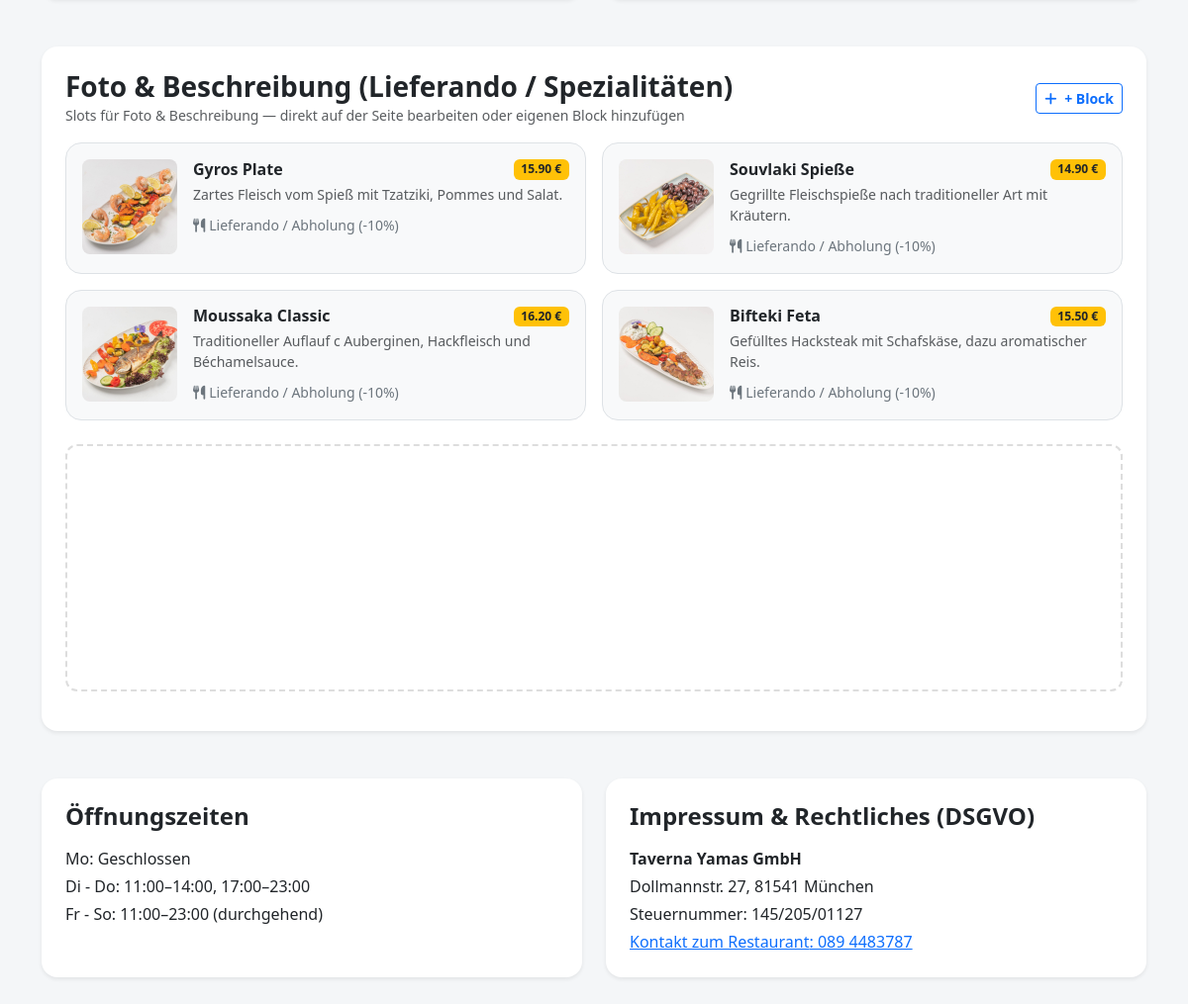
Before: /about (lower part) with the older database file.
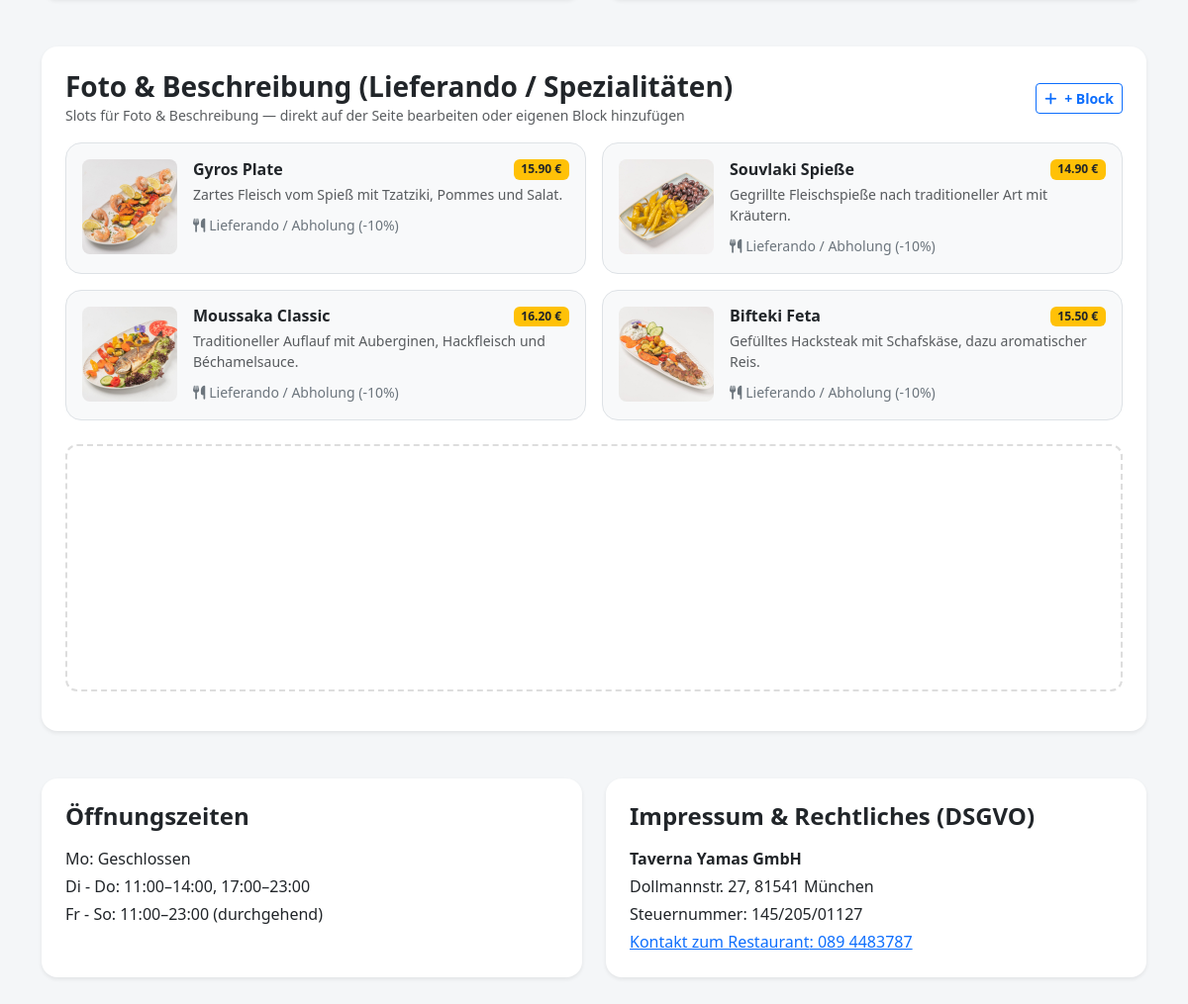
After: the same page with the newer database file.
### models.py (models this page shows)
class MenuItem(db.Model):
    id = db.Column(db.Integer, primary_key=True)
    name = db.Column(db.String(160), nullable=False)
    description = db.Column(db.Text, nullable=False, default="")
    price = db.Column(db.Numeric(8, 2), nullable=False)
    image_url = db.Column(db.String(500), nullable=False, default="")
    is_available = db.Column(db.Boolean, nullable=False, default=True)
    created_at = db.Column(db.DateTime(timezone=True), nullable=False, default=utcnow)

### app.py (the view)
@app.route('/about')
def about():
    return render_template('about.html')

### app.py (called while the page is built)
@app.context_processor
def inject_globals():
    lang = session.get("lang", "de")
    if lang not in TRANSLATIONS:
        lang = "de"
    items = MenuItem.query.order_by(MenuItem.id).all()
    menu = [{"id": i.id, "name": i.name, "desc": i.description,
             "price": f"{i.price:.2f} €", "img": i.image_url} for i in items]
    return {"t": TRANSLATIONS[lang], "current_lang": lang, "menu": menu,
            "menu_images": MENU_IMAGES, "links": LINKS, "csrf_token": generate_csrf}

@app.after_request
def apply_security_headers(response):
    response.headers.setdefault('X-Content-Type-Options', 'nosniff')
    response.headers.setdefault('X-Frame-Options', 'SAMEORIGIN')
    response.headers.setdefault('Referrer-Policy', 'strict-origin-when-cross-origin')
    return response

### templates/about.html (shortened to what this page needs)
<!DOCTYPE html>
<html lang="{{ current_lang }}">
<head>
    <link href="{{ url_for('static', filename='vendor/bootstrap/bootstrap.min.css') }}" rel="stylesheet">
    <link rel="stylesheet" href="{{ url_for('static', filename='vendor/fontawesome/css/all.min.css') }}">
    <link rel="stylesheet" href="{{ url_for('static', filename='css/style.css') }}">
</head>
<body data-theme="light">
    <main class="container my-5">
        <section class="bg-white p-4 rounded-4 shadow-sm mb-5">
            <div class="d-flex justify-content-between align-items-center flex-wrap gap-2 mb-3">
                <div>
                    <h3 class="fw-bold m-0">Foto & Beschreibung (Lieferando / Spezialitäten)</h3>
                    <small class="text-muted">{{ t.about_slots_hint or ('Слоты под фото и описание — можно менять фото и текст прямо на странице или добавить свой блок' if current_lang == 'ru' else ('Photo & description slots — edit directly on the page or add a custom block' if current_lang == 'en' else 'Slots für Foto & Beschreibung — direkt auf der Seite bearbeiten oder eigenen Block hinzufügen')) }}</small>
                </div>
                <button class="btn btn-outline-primary btn-sm fw-bold" onclick="addMovableBlock()">
                    <i class="fas fa-plus me-1"></i> {{ t.block_btn }}
                </button>
            </div>
            <div class="row g-3">
                {% for item in menu[:4] %}
                <div class="col-md-6">
                    <div class="border rounded-4 p-3 h-100 bg-light">
                        <div class="d-flex gap-3 align-items-start">
                            <img src="{{ item.img }}" alt="{{ item.name }}" style="width: 96px; height: 96px; object-fit: cover;" class="rounded-3 flex-shrink-0">
                            <div class="flex-grow-1">
                                <div class="d-flex justify-content-between align-items-center">
                                    <h6 class="fw-bold m-0">{{ item.name }}</h6>
                                    <span class="badge bg-warning text-dark">{{ item.price }}</span>
                                </div>
                                <p class="small text-muted mt-1 mb-2">{{ item.desc }}</p>
                                <span class="small text-secondary"><i class="fas fa-utensils me-1"></i>Lieferando / Abholung (-10%)</span>
                            </div>
                        </div>
                    </div>
                </div>
                {% endfor %}
            </div>
            <div id="customDescriptionArea" class="mt-4"></div>
        </section>
        <section class="row g-4">
            <div class="col-md-6">
                <div class="bg-white p-4 rounded-4 shadow-sm h-100">
                    <h4 class="fw-bold mb-3">{{ t.hours_title }}</h4>
                    <p class="mb-1">{{ t.hours_mon }}</p>
                    <p class="mb-1">{{ t.hours_tue }}</p>
                    <p class="mb-0">{{ t.hours_fri }}</p>
                </div>
            </div>
            <div class="col-md-6">
                <div class="bg-white p-4 rounded-4 shadow-sm h-100">
                    <h4 class="fw-bold mb-3">{{ t.legal_title }}</h4>
                    <p class="mb-1"><strong>{{ t.legal_name }}</strong></p>
                    <p class="mb-1">{{ t.legal_address }}</p>
                    <p class="mb-1">{{ t.legal_tax }}</p>
                    <p class="mb-0"><a href="{{ links.phone }}">{{ t.contact_venue }}: 089 4483787</a></p>
                </div>
            </div>
        </section>
    </main>
</body>
</html>

Changed rows visible on the page:
changed MenuItem "Moussaka Classic": desc "Traditioneller Auflauf с Auberginen, Hackfleisch und Béchamelsauce." → "Traditioneller Auflauf mit Auberginen, Hackfleisch und Béchamelsauce."
